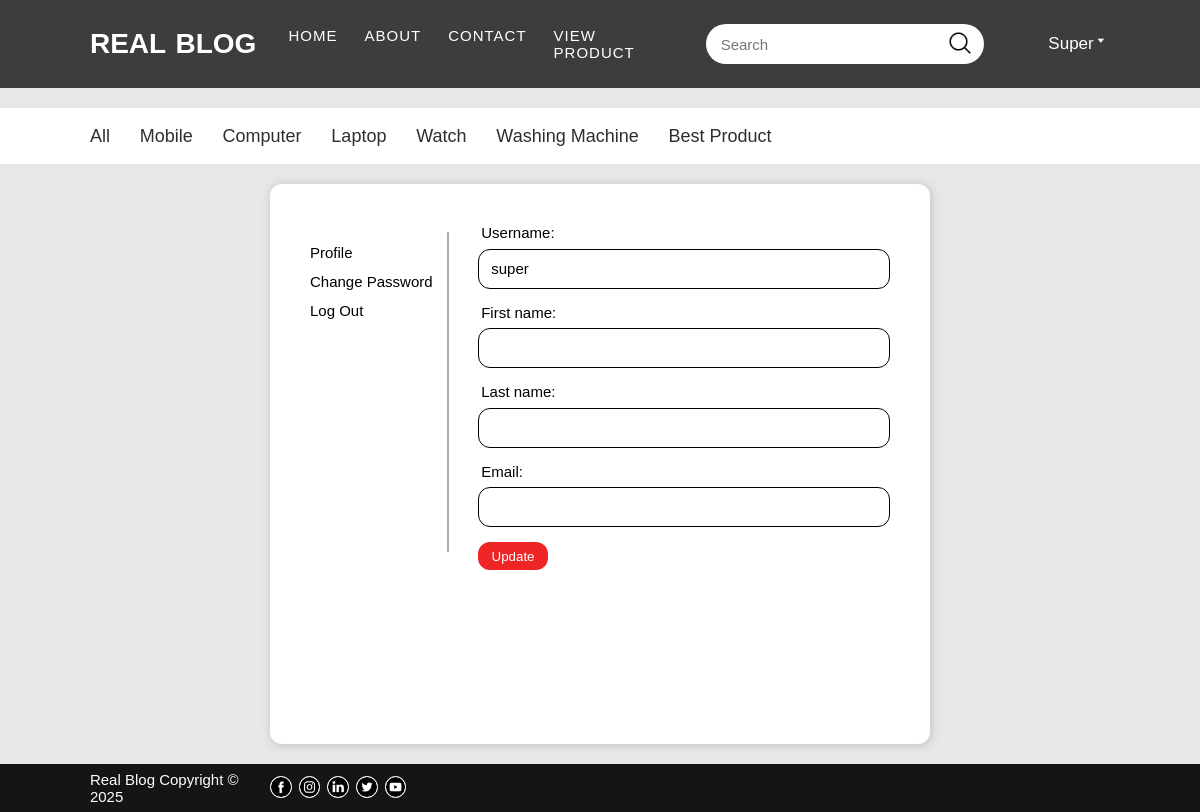
/profile/ (signed in), run on the app's committed database.
### blog_app/models.py (models this page shows, shortened)
class Category(models.Model):
    title  = models.CharField(max_length=100)

### blog_app/views.py (the view)
# urls.py: path('profile/', views.user_profile, name='user_profile'),
def user_profile(request):
    if not request.user.is_authenticated:
        messages.info(request, 'You are not login, without login you can not access Progile!')
        return redirect('/')
    else:
        if request.method == 'POST':
            u_form = UserUpdateForm(request.POST, instance=request.user)
            if u_form.is_valid():
                u_form.save()
            context = {
            'u_form':u_form,
            }
            return render(request, 'blog_app/user_profile.html', context)
        else:
            u_form = UserUpdateForm(instance=request.user)
            context = {
            'ctgry':print_category(),
            'u_form':u_form,
            }
            return render(request, 'blog_app/user_profile.html', context)

### blog_app/forms.py
class UserUpdateForm(forms.ModelForm):
    email = forms.EmailField(required=False)
    class Meta:
        model = User
        fields = ['username','first_name', 'last_name', 'email']

### blog_app/views.py (called while the page is built)
def print_category():
    return Category.objects.all()

### blog_app/templates/blog_app/user_profile.html (shortened to what this page needs)
{% extends 'blog_app/base.html' %}
{% load static %}
{% block main %}
<div class="profile">
    <div class="profilemain">
        <div class="profilemanue">
            <ul>
                <li><a href="{% url 'user_profile' %}">Profile</a></li>
                <li><a href="{% url 'passwordchange' %}">Change Password</a></li>
                <li><a href="{% url 'logout' %}">Log Out</a></li>
            </ul>
        </div>
        <div class="profilemain-right">
            <form action="" method="POST" enctype="multipart/form-data" novalidate >
                {% for field in u_form %}
                    <div>
                        {{field.label_tag}}<br>
                        {{field}}
                    </div>
                {% endfor %}
                <button>Update</button>
            </form>
        </div>
    </div>
</div>
{% endblock main %}

### blog_app/templates/blog_app/nav.html (shortened to what this page needs)
{% load static %}
<nav class="navbar bgBlack">
    <div class="container navinner">
        <div class="logo">
            <a href="{% url 'home' %}">REAL BLOG</a>
        </div>
        <ul class="navitems navitems3" id="navitems">
            <li><a href="{% url 'home' %}">home</a></li>
            <li><a href="{% url 'about' %}">about</a></li>
            <li><a href="{% url 'contact' %}">contact</a></li>
            <li><a href="{% url 'subcategory' 'Best Product' %}">View product</a></li>
        </ul>
        <form action="{% url 'search' %}" class="search search3" id="search" method="GET">
            <input type="text" name='search' placeholder="Search">
            <button type="submit"><img src="{% static 'blog_app/img/search.png' %}" alt="search" height="50px"></button>
        </form>
        <div class="register">
            {% if user.is_authenticated %}
            <a href="{% url 'user_profile' %}">{{request.user|capfirst}}</a><span class="downarrow">&#129171;</span>
            {% else %}
                <a id="regi" class="regi" href="{% url 'login' %}">Login</a>
                <span>/</span>
                <a class="regi" href="{% url 'signup' %}"> Signup</a>
            {% endif %}
        </div>
    </div>
</nav>

### blog_app/templates/blog_app/subnav.html
<nav class="subnavbar subnavbar3" id="subnavbar">
    <div class="container subnavbar-inner">
        <a href="{% url 'subcategory' 'All' %}">All</a>
        {% for cat in ctgry %}
        <a href="{% url 'subcategory' cat.title %}">{{cat.title|capfirst}}</a>
        {% endfor %}
    </div>
</nav>

### blog_app/static/blog_app/css/style.css (style rules this page uses)
* { margin: 0; padding: 0; box-sizing: border-box; }
html { font-size: 62.5%; font-family: sans-serif; background-color: rgb(231, 231, 231); }
a { text-decoration: none; }
li { list-style: none; }
.container { width: 85vw; margin: auto; }
.bgBlack { background-color: rgb(63, 60, 60); }
.navbar { width: 99.99%; height: 11vh; }
.navinner { display: flex; align-items: center; height: 11vh; }
.logo { width: 17%; }
.logo a { color: #fff; font-size: 2.8rem; font-weight: 700; word-spacing: .2rem; }
.navitems { width: 45%; display: flex; justify-content: center; padding-left: 3rem; }
.navitems li a { font-size: 1.5rem; color: #fff; text-transform: uppercase; font-weight: 300; margin-right: 1.8em; word-spacing: .3rem; letter-spacing: .1rem; }
.search { width: 28%; height: 5vh; display: flex; justify-content: flex-end; align-items: center; background-color: #fff; border-radius: 6rem; padding: 0 0.4em 0 1.2em }
.search input { width: 100%; height: 5vh; border-bottom-left-radius: 6rem; border-top-left-radius: 6rem; border: 0; outline: none; padding: .3rem; background-color: transparent; font-size: 1.5rem; }
.search img { border: none; height: 3vh; }
.search button { border-radius: 4rem; height: 6vh; width: 4vw; border: none; background-color: transparent; cursor: pointer; }
.register { width: 10%; margin: 0 0.2em 0 2.5em; display: flex; align-items: center; justify-content: flex-end; }
.register span { color: #fff; font-size: 1.5rem; margin: 0 0.2em 0 0.2em; }
.register a { color: #fff; font-size: 1.7rem; }
.downarrow { display: inline-block; padding-top: .8rem; cursor: pointer; }
.subnavbar { width: 99.99%; height: 7vh; background-color: #fff; margin-top: 2em; line-height: 7vh; }
.subnavbar a { font-size: 1.8rem; font-weight: 400; margin-right: 1.5em; color: rgb(48, 45, 45); }
.profile { width: 55vw; margin: auto; }
.profilemain { width: 100%; height: 70vh; background-color: #fff; margin: 2em 0; padding: 4em; border-radius: 1.2rem; box-shadow: .1rem .1rem 1rem rgb(192, 190, 190); display: flex; justify-content: space-between; }
.profilemanue { width: 24%; height: 32rem; margin-top: 0.8em; background-color: #fff; border-right: .2rem solid rgb(176, 170, 170); }
.profilemanue li { margin-top: 1.2em; }
.profilemanue li a { font-size: 1.5em; color: #000; }
.profilemain-right { width: 71%; }
.profilemain-right label { font-size: 1.5em; margin-left: .3rem; }
.profilemain-right input { font-size: 1.5em; width: 100%; height: 5vh; margin: 0.5em 0 1em 0; border-radius: 1.2rem; outline: none; padding: 0 0.8em; }
.profilemain-right input[type="text"], input[type="email"] { border: .1rem solid black; }
.profilemain-right button { padding: 0.5em 1em; border-radius: 1.2rem; background-color: rgb(237, 37, 37); color: #fff; border: none; }

### data on the page
Category: title "Mobile"
Category: title "Computer"
Category: title "Laptop"
Category: title "Watch"
Category: title "Washing Machine"
Category: title "Best Product"

### other printed values
{{ request.user|capfirst }} "Super"
{{ field.label_tag }} "Username:" "First name:" "Last name:" "Email:"
